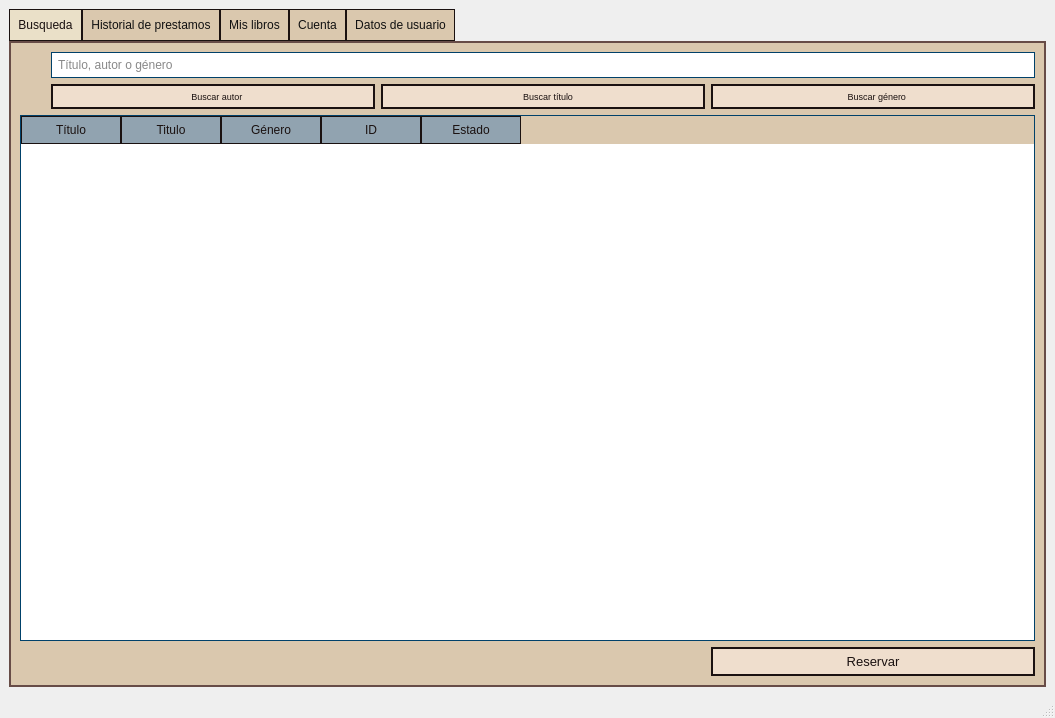
<?xml version="1.0" encoding="UTF-8"?>
<ui version="4.0">
 <class>MainWindow</class>
 <widget class="QMainWindow" name="MainWindow">
  <property name="windowModality">
   <enum>Qt::NonModal</enum>
  </property>
  <property name="geometry">
   <rect>
    <x>0</x>
    <y>0</y>
    <width>1055</width>
    <height>718</height>
   </rect>
  </property>
  <property name="sizePolicy">
   <sizepolicy hsizetype="Expanding" vsizetype="Expanding">
    <horstretch>0</horstretch>
    <verstretch>0</verstretch>
   </sizepolicy>
  </property>
  <property name="windowTitle">
   <string>Librería</string>
  </property>
  <widget class="QWidget" name="centralwidget">
   <layout class="QGridLayout" name="gridLayout">
    <item row="1" column="0">
     <widget class="QTabWidget" name="tabWidget">
      <property name="styleSheet">
       <string notr="true">QWidget {
            background-color: #DAC8AE;
			color: #111111
        }

/* Estilo para los botones */
QPushButton {
            background-color: #EFDECD;
            color: #1A1110;
            border: 2px solid #1A1110;
            padding: 5px;
}	

/*Estilo de color cuando el mouse está encima del botón */
QPushButton:hover {
            background-color: #CC7722;  
}

/* Estilo para las pestañas */
QTabWidget::pane {
            border-top: 2px solid #674C47;
            border-left: 2px solid #674C47;
            border-right: 2px solid #674C47;
            border-bottom: 2px solid #674C47;
}

/*Estilo de color para las pestañas superiores*/
QTabBar::tab {
            background: #DAC8AE;
            color: #111111;
            padding: 8px;
			border-top: 0.5px solid #1A1110;
            border-left: 0.5px solid #1A1110;
            border-right: 0.5px solid #1A1110;
            border-bottom: 0.5px solid #1A1110;
}

QTabBar::tab:selected {
            background: #EAE0C8;
            color: #1A1110;
}

/* Estilo para las tablas */
QTableWidget {
            background-color: #FFFFFF;
            color: #111111;
            gridline-color: #00416A;
            border: 1px solid #00416A;
}

/*Estilo para los headers de las tablas*/
QHeaderView::section {
            background-color: #91A3B0;
            color: #1A1110;
            padding: 4px;
            border: 1px solid #1A1110;
}

/* Estilo para los cuadros de texto */
QLineEdit {
            background-color: #FFFFFF;
            color: #111111;
            border: 1px solid #00416A;
            padding: 4px;
}

        QLineEdit:focus {
            border: 2px solid #00416A;  /* Borde más grueso cuando está enfocado */
        }</string>
      </property>
      <property name="currentIndex">
       <number>0</number>
      </property>
      <widget class="QWidget" name="tab_search">
       <attribute name="title">
        <string>Busqueda</string>
       </attribute>
       <layout class="QGridLayout" name="gridLayout_3">
        <item row="6" column="3">
         <widget class="QPushButton" name="pushButton_4">
          <property name="font">
           <font>
            <pointsize>10</pointsize>
            <weight>50</weight>
            <bold>false</bold>
           </font>
          </property>
          <property name="text">
           <string>Reservar</string>
          </property>
         </widget>
        </item>
        <item row="0" column="0">
         <widget class="QLabel" name="label">
          <property name="sizePolicy">
           <sizepolicy hsizetype="Fixed" vsizetype="Fixed">
            <horstretch>0</horstretch>
            <verstretch>0</verstretch>
           </sizepolicy>
          </property>
          <property name="maximumSize">
           <size>
            <width>25</width>
            <height>25</height>
           </size>
          </property>
          <property name="text">
           <string/>
          </property>
          <property name="pixmap">
           <pixmap>imagenes/lupa1.png</pixmap>
          </property>
          <property name="scaledContents">
           <bool>true</bool>
          </property>
         </widget>
        </item>
        <item row="2" column="1">
         <widget class="QPushButton" name="pushButton_2">
          <property name="font">
           <font>
            <pointsize>7</pointsize>
           </font>
          </property>
          <property name="text">
           <string>   Buscar autor</string>
          </property>
          <property name="icon">
           <iconset>
            <normaloff>imagenes/autor.png</normaloff>imagenes/autor.png</iconset>
          </property>
         </widget>
        </item>
        <item row="2" column="2">
         <widget class="QPushButton" name="pushButton">
          <property name="font">
           <font>
            <pointsize>7</pointsize>
           </font>
          </property>
          <property name="text">
           <string>    Buscar título</string>
          </property>
          <property name="icon">
           <iconset>
            <normaloff>imagenes/title.png</normaloff>imagenes/title.png</iconset>
          </property>
          <property name="checkable">
           <bool>false</bool>
          </property>
         </widget>
        </item>
        <item row="2" column="3">
         <widget class="QPushButton" name="pushButton_3">
          <property name="font">
           <font>
            <pointsize>7</pointsize>
           </font>
          </property>
          <property name="text">
           <string>   Buscar género</string>
          </property>
          <property name="icon">
           <iconset>
            <normaloff>imagenes/dragon.png</normaloff>imagenes/dragon.png</iconset>
          </property>
          <property name="autoDefault">
           <bool>false</bool>
          </property>
          <property name="default">
           <bool>false</bool>
          </property>
          <property name="flat">
           <bool>false</bool>
          </property>
         </widget>
        </item>
        <item row="0" column="1" colspan="3">
         <widget class="QLineEdit" name="lineEdit">
          <property name="text">
           <string/>
          </property>
          <property name="placeholderText">
           <string>Título, autor o género</string>
          </property>
         </widget>
        </item>
        <item row="5" column="0" colspan="4">
         <widget class="QTableWidget" name="tableWidget_3">
          <property name="frameShadow">
           <enum>QFrame::Sunken</enum>
          </property>
          <property name="alternatingRowColors">
           <bool>false</bool>
          </property>
          <property name="selectionMode">
           <enum>QAbstractItemView::ExtendedSelection</enum>
          </property>
          <property name="columnCount">
           <number>5</number>
          </property>
          <attribute name="horizontalHeaderVisible">
           <bool>true</bool>
          </attribute>
          <attribute name="horizontalHeaderCascadingSectionResizes">
           <bool>false</bool>
          </attribute>
          <attribute name="horizontalHeaderShowSortIndicator" stdset="0">
           <bool>false</bool>
          </attribute>
          <attribute name="horizontalHeaderStretchLastSection">
           <bool>false</bool>
          </attribute>
          <attribute name="verticalHeaderCascadingSectionResizes">
           <bool>false</bool>
          </attribute>
          <attribute name="verticalHeaderShowSortIndicator" stdset="0">
           <bool>false</bool>
          </attribute>
          <column>
           <property name="text">
            <string>Título</string>
           </property>
          </column>
          <column>
           <property name="text">
            <string>Titulo</string>
           </property>
          </column>
          <column>
           <property name="text">
            <string>Género</string>
           </property>
          </column>
          <column>
           <property name="text">
            <string>ID</string>
           </property>
          </column>
          <column>
           <property name="text">
            <string>Estado</string>
           </property>
          </column>
         </widget>
        </item>
       </layout>
      </widget>
      <widget class="QWidget" name="tab_history">
       <attribute name="title">
        <string>Historial de prestamos</string>
       </attribute>
       <layout class="QGridLayout" name="gridLayout_4">
        <item row="0" column="0">
         <widget class="QTableWidget" name="tableWidget_2">
          <property name="columnCount">
           <number>6</number>
          </property>
          <column>
           <property name="text">
            <string>ID</string>
           </property>
          </column>
          <column>
           <property name="text">
            <string>ID del libro</string>
           </property>
          </column>
          <column>
           <property name="text">
            <string>Título del libro</string>
           </property>
          </column>
          <column>
           <property name="text">
            <string>Fecha de préstamo</string>
           </property>
          </column>
          <column>
           <property name="text">
            <string>Fecha de devolución</string>
           </property>
          </column>
          <column>
           <property name="text">
            <string>Estado</string>
           </property>
          </column>
         </widget>
        </item>
       </layout>
      </widget>
      <widget class="QWidget" name="tab_mybooks">
       <attribute name="title">
        <string>Mis libros</string>
       </attribute>
       <layout class="QGridLayout" name="gridLayout_2">
        <item row="1" column="0">
         <widget class="QPushButton" name="pushButton_5">
          <property name="text">
           <string>Cancelar reserva</string>
          </property>
         </widget>
        </item>
        <item row="1" column="1">
         <widget class="QPushButton" name="pushButton_6">
          <property name="text">
           <string>Devolver libro</string>
          </property>
         </widget>
        </item>
        <item row="0" column="0" colspan="2">
         <widget class="QTableWidget" name="tableWidget">
          <property name="columnCount">
           <number>7</number>
          </property>
          <column>
           <property name="text">
            <string>ID</string>
           </property>
          </column>
          <column>
           <property name="text">
            <string>Título</string>
           </property>
          </column>
          <column>
           <property name="text">
            <string>Autor</string>
           </property>
          </column>
          <column>
           <property name="text">
            <string>ID Libro</string>
           </property>
          </column>
          <column>
           <property name="text">
            <string>Fecha de préstamo</string>
           </property>
          </column>
          <column>
           <property name="text">
            <string>Fecha de devolución</string>
           </property>
          </column>
          <column>
           <property name="text">
            <string>Estado</string>
           </property>
          </column>
         </widget>
        </item>
       </layout>
      </widget>
      <widget class="QWidget" name="tab_account">
       <property name="enabled">
        <bool>true</bool>
       </property>
       <attribute name="title">
        <string>Cuenta</string>
       </attribute>
       <layout class="QGridLayout" name="gridLayout_6">
        <item row="0" column="0">
         <layout class="QGridLayout" name="gridLayout_5">
          <item row="7" column="2">
           <widget class="QLabel" name="label_2">
            <property name="font">
             <font>
              <pointsize>22</pointsize>
              <weight>75</weight>
              <bold>true</bold>
             </font>
            </property>
            <property name="layoutDirection">
             <enum>Qt::LeftToRight</enum>
            </property>
            <property name="text">
             <string>Iniciar Sesión</string>
            </property>
            <property name="scaledContents">
             <bool>true</bool>
            </property>
            <property name="alignment">
             <set>Qt::AlignCenter</set>
            </property>
            <property name="wordWrap">
             <bool>false</bool>
            </property>
           </widget>
          </item>
          <item row="0" column="0">
           <layout class="QVBoxLayout" name="verticalLayout">
            <item>
             <widget class="QLabel" name="label_10">
              <property name="sizePolicy">
               <sizepolicy hsizetype="Fixed" vsizetype="Fixed">
                <horstretch>0</horstretch>
                <verstretch>0</verstretch>
               </sizepolicy>
              </property>
              <property name="maximumSize">
               <size>
                <width>300</width>
                <height>70</height>
               </size>
              </property>
              <property name="text">
               <string/>
              </property>
              <property name="pixmap">
               <pixmap>imagenes/logoLP2.png</pixmap>
              </property>
              <property name="scaledContents">
               <bool>true</bool>
              </property>
             </widget>
            </item>
            <item>
             <spacer name="verticalSpacer_3">
              <property name="orientation">
               <enum>Qt::Vertical</enum>
              </property>
              <property name="sizeHint" stdset="0">
               <size>
                <width>20</width>
                <height>40</height>
               </size>
              </property>
             </spacer>
            </item>
           </layout>
          </item>
          <item row="7" column="0">
           <spacer name="horizontalSpacer_8">
            <property name="orientation">
             <enum>Qt::Horizontal</enum>
            </property>
            <property name="sizeHint" stdset="0">
             <size>
              <width>40</width>
              <height>20</height>
             </size>
            </property>
           </spacer>
          </item>
          <item row="9" column="0">
           <layout class="QHBoxLayout" name="horizontalLayout_2">
            <item>
             <spacer name="horizontalSpacer_4">
              <property name="orientation">
               <enum>Qt::Horizontal</enum>
              </property>
              <property name="sizeHint" stdset="0">
               <size>
                <width>40</width>
                <height>20</height>
               </size>
              </property>
             </spacer>
            </item>
            <item>
             <widget class="QLabel" name="label_4">
              <property name="sizePolicy">
               <sizepolicy hsizetype="Fixed" vsizetype="Fixed">
                <horstretch>0</horstretch>
                <verstretch>0</verstretch>
               </sizepolicy>
              </property>
              <property name="minimumSize">
               <size>
                <width>0</width>
                <height>0</height>
               </size>
              </property>
              <property name="maximumSize">
               <size>
                <width>35</width>
                <height>35</height>
               </size>
              </property>
              <property name="font">
               <font>
                <pointsize>12</pointsize>
               </font>
              </property>
              <property name="text">
               <string/>
              </property>
              <property name="pixmap">
               <pixmap>imagenes/avatar.png</pixmap>
              </property>
              <property name="scaledContents">
               <bool>true</bool>
              </property>
             </widget>
            </item>
           </layout>
          </item>
          <item row="7" column="3">
           <spacer name="horizontalSpacer_7">
            <property name="orientation">
             <enum>Qt::Horizontal</enum>
            </property>
            <property name="sizeHint" stdset="0">
             <size>
              <width>40</width>
              <height>20</height>
             </size>
            </property>
           </spacer>
          </item>
          <item row="11" column="3">
           <spacer name="horizontalSpacer_6">
            <property name="orientation">
             <enum>Qt::Horizontal</enum>
            </property>
            <property name="sizeHint" stdset="0">
             <size>
              <width>40</width>
              <height>20</height>
             </size>
            </property>
           </spacer>
          </item>
          <item row="11" column="0">
           <layout class="QHBoxLayout" name="horizontalLayout_3">
            <item>
             <spacer name="horizontalSpacer">
              <property name="orientation">
               <enum>Qt::Horizontal</enum>
              </property>
              <property name="sizeHint" stdset="0">
               <size>
                <width>40</width>
                <height>20</height>
               </size>
              </property>
             </spacer>
            </item>
            <item>
             <widget class="QLabel" name="label_5">
              <property name="minimumSize">
               <size>
                <width>0</width>
                <height>0</height>
               </size>
              </property>
              <property name="maximumSize">
               <size>
                <width>40</width>
                <height>40</height>
               </size>
              </property>
              <property name="font">
               <font>
                <pointsize>12</pointsize>
               </font>
              </property>
              <property name="text">
               <string/>
              </property>
              <property name="pixmap">
               <pixmap>imagenes/lock - Copy.png</pixmap>
              </property>
              <property name="scaledContents">
               <bool>true</bool>
              </property>
              <property name="alignment">
               <set>Qt::AlignCenter</set>
              </property>
             </widget>
            </item>
           </layout>
          </item>
          <item row="9" column="3">
           <spacer name="horizontalSpacer_5">
            <property name="orientation">
             <enum>Qt::Horizontal</enum>
            </property>
            <property name="sizeHint" stdset="0">
             <size>
              <width>40</width>
              <height>20</height>
             </size>
            </property>
           </spacer>
          </item>
          <item row="14" column="2">
           <widget class="QLabel" name="label_3">
            <property name="font">
             <font>
              <pointsize>12</pointsize>
              <italic>false</italic>
              <underline>false</underline>
              <strikeout>false</strikeout>
             </font>
            </property>
            <property name="text">
             <string>¿Aún no tienes una cuenta?</string>
            </property>
            <property name="alignment">
             <set>Qt::AlignCenter</set>
            </property>
           </widget>
          </item>
          <item row="0" column="2">
           <spacer name="verticalSpacer_2">
            <property name="orientation">
             <enum>Qt::Vertical</enum>
            </property>
            <property name="sizeHint" stdset="0">
             <size>
              <width>20</width>
              <height>40</height>
             </size>
            </property>
           </spacer>
          </item>
          <item row="2" column="3">
           <spacer name="horizontalSpacer_9">
            <property name="orientation">
             <enum>Qt::Horizontal</enum>
            </property>
            <property name="sizeHint" stdset="0">
             <size>
              <width>40</width>
              <height>20</height>
             </size>
            </property>
           </spacer>
          </item>
          <item row="9" column="2">
           <widget class="QLineEdit" name="inputEmail">
            <property name="minimumSize">
             <size>
              <width>0</width>
              <height>35</height>
             </size>
            </property>
            <property name="placeholderText">
             <string>Correo electrónico</string>
            </property>
           </widget>
          </item>
          <item row="16" column="2">
           <widget class="QPushButton" name="pushButton_8">
            <property name="font">
             <font>
              <pointsize>12</pointsize>
             </font>
            </property>
            <property name="text">
             <string>Registrarse</string>
            </property>
           </widget>
          </item>
          <item row="13" column="2">
           <spacer name="verticalSpacer_4">
            <property name="orientation">
             <enum>Qt::Vertical</enum>
            </property>
            <property name="sizeHint" stdset="0">
             <size>
              <width>20</width>
              <height>40</height>
             </size>
            </property>
           </spacer>
          </item>
          <item row="0" column="3">
           <widget class="QLabel" name="label_11">
            <property name="enabled">
             <bool>true</bool>
            </property>
            <property name="sizePolicy">
             <sizepolicy hsizetype="Fixed" vsizetype="Fixed">
              <horstretch>0</horstretch>
              <verstretch>0</verstretch>
             </sizepolicy>
            </property>
            <property name="maximumSize">
             <size>
              <width>300</width>
              <height>70</height>
             </size>
            </property>
            <property name="autoFillBackground">
             <bool>false</bool>
            </property>
            <property name="styleSheet">
             <string notr="true">opacity:0;
</string>
            </property>
            <property name="text">
             <string/>
            </property>
            <property name="pixmap">
             <pixmap>imagenes/trans.png</pixmap>
            </property>
            <property name="scaledContents">
             <bool>true</bool>
            </property>
            <property name="textInteractionFlags">
             <set>Qt::LinksAccessibleByMouse</set>
            </property>
           </widget>
          </item>
          <item row="17" column="2">
           <spacer name="verticalSpacer">
            <property name="orientation">
             <enum>Qt::Vertical</enum>
            </property>
            <property name="sizeHint" stdset="0">
             <size>
              <width>20</width>
              <height>40</height>
             </size>
            </property>
           </spacer>
          </item>
          <item row="12" column="2">
           <widget class="QPushButton" name="pushButton_7">
            <property name="font">
             <font>
              <pointsize>12</pointsize>
             </font>
            </property>
            <property name="text">
             <string>Entrar</string>
            </property>
           </widget>
          </item>
          <item row="11" column="2">
           <widget class="QLineEdit" name="inputPassword">
            <property name="minimumSize">
             <size>
              <width>0</width>
              <height>35</height>
             </size>
            </property>
            <property name="echoMode">
             <enum>QLineEdit::Password</enum>
            </property>
            <property name="placeholderText">
             <string>Contraseña</string>
            </property>
           </widget>
          </item>
          <item row="2" column="2">
           <layout class="QHBoxLayout" name="horizontalLayout">
            <item>
             <spacer name="horizontalSpacer_2">
              <property name="orientation">
               <enum>Qt::Horizontal</enum>
              </property>
              <property name="sizeHint" stdset="0">
               <size>
                <width>40</width>
                <height>20</height>
               </size>
              </property>
             </spacer>
            </item>
            <item>
             <widget class="QLabel" name="label_9">
              <property name="sizePolicy">
               <sizepolicy hsizetype="Fixed" vsizetype="Fixed">
                <horstretch>0</horstretch>
                <verstretch>0</verstretch>
               </sizepolicy>
              </property>
              <property name="maximumSize">
               <size>
                <width>150</width>
                <height>150</height>
               </size>
              </property>
              <property name="text">
               <string/>
              </property>
              <property name="pixmap">
               <pixmap>imagenes/perfil.png</pixmap>
              </property>
              <property name="scaledContents">
               <bool>true</bool>
              </property>
              <property name="alignment">
               <set>Qt::AlignCenter</set>
              </property>
              <property name="wordWrap">
               <bool>false</bool>
              </property>
             </widget>
            </item>
            <item>
             <spacer name="horizontalSpacer_3">
              <property name="orientation">
               <enum>Qt::Horizontal</enum>
              </property>
              <property name="sizeHint" stdset="0">
               <size>
                <width>40</width>
                <height>20</height>
               </size>
              </property>
             </spacer>
            </item>
           </layout>
          </item>
          <item row="15" column="2">
           <spacer name="verticalSpacer_5">
            <property name="orientation">
             <enum>Qt::Vertical</enum>
            </property>
            <property name="sizeHint" stdset="0">
             <size>
              <width>20</width>
              <height>40</height>
             </size>
            </property>
           </spacer>
          </item>
         </layout>
        </item>
       </layout>
      </widget>
      <widget class="QWidget" name="tab_user">
       <attribute name="title">
        <string>Datos de usuario</string>
       </attribute>
       <layout class="QGridLayout" name="gridLayout_8">
        <item row="0" column="0">
         <layout class="QGridLayout" name="gridLayout_7">
          <item row="11" column="0">
           <layout class="QHBoxLayout" name="horizontalLayout_5">
            <item>
             <spacer name="horizontalSpacer_14">
              <property name="orientation">
               <enum>Qt::Horizontal</enum>
              </property>
              <property name="sizeHint" stdset="0">
               <size>
                <width>40</width>
                <height>20</height>
               </size>
              </property>
             </spacer>
            </item>
           </layout>
          </item>
          <item row="7" column="0">
           <spacer name="horizontalSpacer_10">
            <property name="orientation">
             <enum>Qt::Horizontal</enum>
            </property>
            <property name="sizeHint" stdset="0">
             <size>
              <width>40</width>
              <height>20</height>
             </size>
            </property>
           </spacer>
          </item>
          <item row="13" column="2">
           <spacer name="verticalSpacer_10">
            <property name="orientation">
             <enum>Qt::Vertical</enum>
            </property>
            <property name="sizeHint" stdset="0">
             <size>
              <width>20</width>
              <height>40</height>
             </size>
            </property>
           </spacer>
          </item>
          <item row="9" column="0">
           <layout class="QHBoxLayout" name="horizontalLayout_4">
            <item>
             <spacer name="horizontalSpacer_11">
              <property name="orientation">
               <enum>Qt::Horizontal</enum>
              </property>
              <property name="sizeHint" stdset="0">
               <size>
                <width>40</width>
                <height>20</height>
               </size>
              </property>
             </spacer>
            </item>
           </layout>
          </item>
          <item row="11" column="4">
           <spacer name="horizontalSpacer_13">
            <property name="orientation">
             <enum>Qt::Horizontal</enum>
            </property>
            <property name="sizeHint" stdset="0">
             <size>
              <width>40</width>
              <height>20</height>
             </size>
            </property>
           </spacer>
          </item>
          <item row="11" column="2">
           <widget class="QLabel" name="label_8">
            <property name="font">
             <font>
              <pointsize>12</pointsize>
             </font>
            </property>
            <property name="text">
             <string>ID: 0</string>
            </property>
           </widget>
          </item>
          <item row="0" column="4">
           <widget class="QLabel" name="label_17">
            <property name="enabled">
             <bool>true</bool>
            </property>
            <property name="sizePolicy">
             <sizepolicy hsizetype="Fixed" vsizetype="Fixed">
              <horstretch>0</horstretch>
              <verstretch>0</verstretch>
             </sizepolicy>
            </property>
            <property name="maximumSize">
             <size>
              <width>300</width>
              <height>70</height>
             </size>
            </property>
            <property name="autoFillBackground">
             <bool>false</bool>
            </property>
            <property name="styleSheet">
             <string notr="true">opacity:0;
</string>
            </property>
            <property name="text">
             <string/>
            </property>
            <property name="pixmap">
             <pixmap>imagenes/trans.png</pixmap>
            </property>
            <property name="scaledContents">
             <bool>true</bool>
            </property>
            <property name="textInteractionFlags">
             <set>Qt::LinksAccessibleByMouse</set>
            </property>
           </widget>
          </item>
          <item row="2" column="2">
           <layout class="QHBoxLayout" name="horizontalLayout_6">
            <item>
             <spacer name="horizontalSpacer_17">
              <property name="orientation">
               <enum>Qt::Horizontal</enum>
              </property>
              <property name="sizeHint" stdset="0">
               <size>
                <width>40</width>
                <height>20</height>
               </size>
              </property>
             </spacer>
            </item>
            <item>
             <widget class="QLabel" name="label_18">
              <property name="sizePolicy">
               <sizepolicy hsizetype="Fixed" vsizetype="Fixed">
                <horstretch>0</horstretch>
                <verstretch>0</verstretch>
               </sizepolicy>
              </property>
              <property name="maximumSize">
               <size>
                <width>150</width>
                <height>150</height>
               </size>
              </property>
              <property name="text">
               <string/>
              </property>
              <property name="pixmap">
               <pixmap>imagenes/usuarioIn.png</pixmap>
              </property>
              <property name="scaledContents">
               <bool>true</bool>
              </property>
              <property name="alignment">
               <set>Qt::AlignCenter</set>
              </property>
              <property name="wordWrap">
               <bool>false</bool>
              </property>
             </widget>
            </item>
            <item>
             <spacer name="horizontalSpacer_18">
              <property name="orientation">
               <enum>Qt::Horizontal</enum>
              </property>
              <property name="sizeHint" stdset="0">
               <size>
                <width>40</width>
                <height>20</height>
               </size>
              </property>
             </spacer>
            </item>
           </layout>
          </item>
          <item row="7" column="2">
           <widget class="QLabel" name="label_6">
            <property name="font">
             <font>
              <pointsize>12</pointsize>
             </font>
            </property>
            <property name="text">
             <string>Nombre:</string>
            </property>
           </widget>
          </item>
          <item row="9" column="2">
           <widget class="QLabel" name="label_7">
            <property name="font">
             <font>
              <pointsize>12</pointsize>
             </font>
            </property>
            <property name="text">
             <string>Saldo pendiente: 0</string>
            </property>
           </widget>
          </item>
          <item row="9" column="4">
           <spacer name="horizontalSpacer_15">
            <property name="orientation">
             <enum>Qt::Horizontal</enum>
            </property>
            <property name="sizeHint" stdset="0">
             <size>
              <width>40</width>
              <height>20</height>
             </size>
            </property>
           </spacer>
          </item>
          <item row="2" column="4">
           <spacer name="horizontalSpacer_16">
            <property name="orientation">
             <enum>Qt::Horizontal</enum>
            </property>
            <property name="sizeHint" stdset="0">
             <size>
              <width>40</width>
              <height>20</height>
             </size>
            </property>
           </spacer>
          </item>
          <item row="15" column="2">
           <widget class="QPushButton" name="pushButton_9">
            <property name="text">
             <string>  Cerrar Sesión</string>
            </property>
            <property name="icon">
             <iconset>
              <normaloff>imagenes/logout.png</normaloff>imagenes/logout.png</iconset>
            </property>
           </widget>
          </item>
          <item row="14" column="2">
           <widget class="QPushButton" name="pushButton_10">
            <property name="text">
             <string>   Pagar Saldo</string>
            </property>
            <property name="icon">
             <iconset>
              <normaloff>imagenes/wallet.png</normaloff>imagenes/wallet.png</iconset>
            </property>
           </widget>
          </item>
          <item row="0" column="2">
           <spacer name="verticalSpacer_7">
            <property name="orientation">
             <enum>Qt::Vertical</enum>
            </property>
            <property name="sizeHint" stdset="0">
             <size>
              <width>20</width>
              <height>40</height>
             </size>
            </property>
           </spacer>
          </item>
          <item row="15" column="0">
           <widget class="QLabel" name="label_12">
            <property name="text">
             <string/>
            </property>
           </widget>
          </item>
          <item row="0" column="0">
           <layout class="QVBoxLayout" name="verticalLayout_2">
            <item>
             <widget class="QLabel" name="label_13">
              <property name="sizePolicy">
               <sizepolicy hsizetype="Fixed" vsizetype="Fixed">
                <horstretch>0</horstretch>
                <verstretch>0</verstretch>
               </sizepolicy>
              </property>
              <property name="maximumSize">
               <size>
                <width>300</width>
                <height>70</height>
               </size>
              </property>
              <property name="text">
               <string/>
              </property>
              <property name="pixmap">
               <pixmap>imagenes/logoLP2.png</pixmap>
              </property>
              <property name="scaledContents">
               <bool>true</bool>
              </property>
             </widget>
            </item>
            <item>
             <spacer name="verticalSpacer_6">
              <property name="orientation">
               <enum>Qt::Vertical</enum>
              </property>
              <property name="sizeHint" stdset="0">
               <size>
                <width>20</width>
                <height>40</height>
               </size>
              </property>
             </spacer>
            </item>
           </layout>
          </item>
          <item row="7" column="4">
           <spacer name="horizontalSpacer_12">
            <property name="orientation">
             <enum>Qt::Horizontal</enum>
            </property>
            <property name="sizeHint" stdset="0">
             <size>
              <width>40</width>
              <height>20</height>
             </size>
            </property>
           </spacer>
          </item>
          <item row="17" column="2">
           <spacer name="verticalSpacer_9">
            <property name="orientation">
             <enum>Qt::Vertical</enum>
            </property>
            <property name="sizeHint" stdset="0">
             <size>
              <width>20</width>
              <height>40</height>
             </size>
            </property>
           </spacer>
          </item>
         </layout>
        </item>
       </layout>
      </widget>
     </widget>
    </item>
   </layout>
  </widget>
  <widget class="QStatusBar" name="statusbar"/>
 </widget>
 <tabstops>
  <tabstop>lineEdit</tabstop>
  <tabstop>pushButton_2</tabstop>
  <tabstop>pushButton_3</tabstop>
  <tabstop>pushButton_4</tabstop>
  <tabstop>pushButton_5</tabstop>
  <tabstop>pushButton_6</tabstop>
  <tabstop>pushButton_7</tabstop>
  <tabstop>pushButton</tabstop>
  <tabstop>inputEmail</tabstop>
  <tabstop>inputPassword</tabstop>
  <tabstop>pushButton_8</tabstop>
  <tabstop>tableWidget_2</tabstop>
  <tabstop>tableWidget_3</tabstop>
 </tabstops>
 <resources/>
 <connections/>
</ui>
